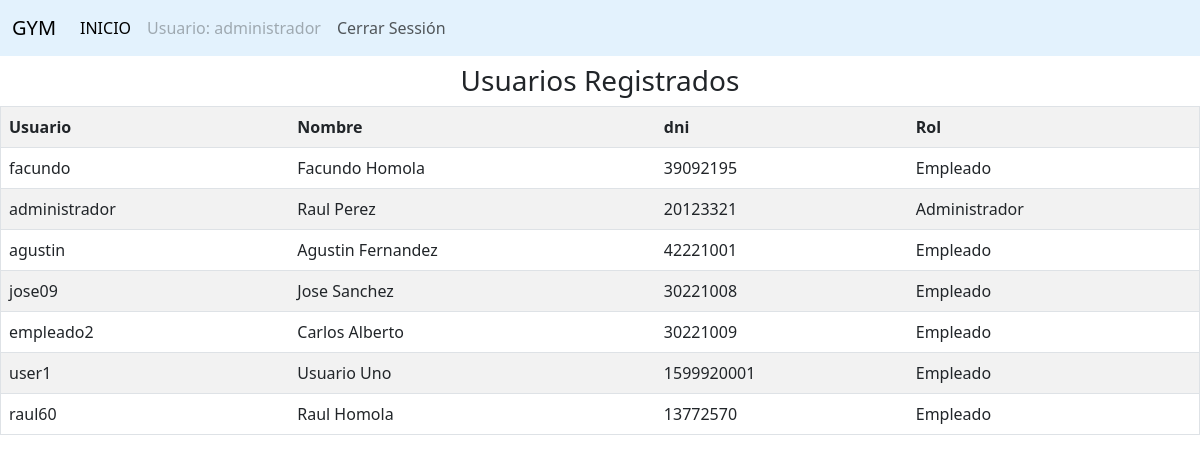
Page /gimnasio/bd/empleados.php (signed in) on the committed database.
### tables this page shows
CREATE TABLE `usuarios` (
  `id` int(11) NOT NULL,
  `user` varchar(250) NOT NULL,
  `pass` varchar(250) NOT NULL,
  `nombre` varchar(50) NOT NULL,
  `dni` int(11) NOT NULL,
  `id_cargo` int(11) NOT NULL
);

### gimnasio/bd/empleados.php (the view, shortened to what this page needs)
<?php
include 'cn.php';
?>
<!DOCTYPE html>
<html lang="en">
<head>
    <link href="./../css/bootstrap.min.css" type="text/css" rel="stylesheet">
</head>
<body>
<?php
require('./../includes/header.php');
?>
<h3 class="mt-2 mb-2 text-center">Usuarios Registrados</h3>
<table border="1" class="table table-striped">
<tr>
    <td><b>Usuario</b></td>
    <td><b>Nombre</b></td>
    <td><b>dni</b></td>
    <td><b>Rol</b></td>
</tr>
<?php
$sql="SELECT * from usuarios";
$result=mysqli_query($conexion,$sql);
while($mostrar=mysqli_fetch_array($result)){
?>
<tr>
    <td><?php echo $mostrar['user'] ?></td>
    <td><?php echo $mostrar['nombre'] ?></td>
    <td><?php echo $mostrar['dni'] ?></td>
    <td>
        <?php
            if ($mostrar['id_cargo'] == 1) {
                echo "Administrador";
            }else{
                echo "Empleado";
            }
        ?>
    </td>
</tr>
<?php
}
?>
</table>
</body>
</html>

### gimnasio/includes/header.php (shortened to what this page needs)
<?php
  include('/gimnasio/bd/cn.php');
  $user = $_SESSION['user'];
  $consulta = "SELECT * FROM usuarios where user='$user' ";
  $resultado = mysqli_query($conexion, $consulta);
  $filas = mysqli_fetch_array($resultado);
  $cargo = $filas['id_cargo'];
?>
<nav class="navbar navbar-expand-lg " style="background-color: #e3f2fd;">
  <div class="container-fluid">
    <?php
      if ($cargo == 1) {
        ?>
        <a class="navbar-brand" href="/gimnasio/admin.php">GYM</a>
    <?php
      }else{
        ?>
        <a class="navbar-brand" href="/gimnasio/empleado.php">GYM</a>
    <?php
      }
    ?>
    <div class="collapse navbar-collapse" id="navbarNav">
      <ul class="navbar-nav">
        <li class="nav-item">
              <?php
            if ($cargo == 1) {
              ?>
              <a class="nav-link active" aria-current="page" href="/gimnasio/admin.php">INICIO</a>
          <?php
            }else{
              ?>
              <a class="nav-link active" aria-current="page" href="/gimnasio/empleado.php">INICIO</a>
          <?php
            }
          ?>
        </li>
        <li class="nav-item">
          <a class="nav-link disabled">Usuario: <?php echo $user ?></a>
        </li>
        <li class="nav-item">
          <a class="nav-link" href="/gimnasio/logout.php">Cerrar Sessión</a>
        </li>
      </ul>
    </div>
  </div>
</nav>

### rows in the picture
usuarios: user "facundo", nombre "Facundo Homola", dni "39092195", shows "Empleado"
usuarios: user "administrador", nombre "Raul Perez", dni "20123321", shows "Administrador"
usuarios: user "agustin", nombre "Agustin Fernandez", dni "42221001", shows "Empleado"
usuarios: user "jose09", nombre "Jose Sanchez", dni "30221008", shows "Empleado"
usuarios: user "empleado2", nombre "Carlos Alberto", dni "30221009", shows "Empleado"
usuarios: user "user1", nombre "Usuario Uno", dni "1599920001", shows "Empleado"
usuarios: user "raul60", nombre "Raul Homola", dni "13772570", shows "Empleado"

### other values in the picture
$user "administrador"
